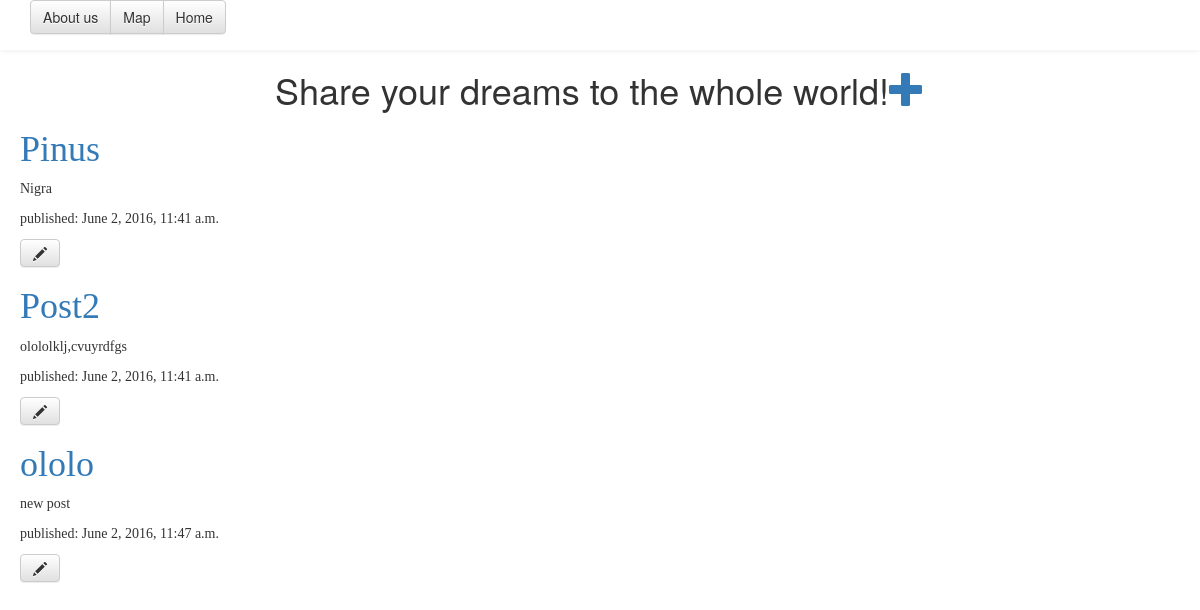
The page / on the database its author committed.
### ShareYourDreams/models.py (models this page shows, shortened)
class Post(models.Model):
    author = models.ForeignKey('auth.User')
    title = models.CharField(max_length=200)
    text = models.CharField(max_length=600)
    created_date = models.DateTimeField(default=timezone.now)
    published_date = models.DateTimeField(blank=True, null=True)

### ShareYourDreams/views.py (the view)
# urls.py: url(r'^$', views.dreams_list, name='dreams_list'),
def dreams_list(request):
    posts = Post.objects.filter(published_date__lte=timezone.now()).order_by('published_date')
    return render(request, 'ShareYourDreams/dreams_list.html', {'posts': posts})

### templates/ShareYourDreams/dreams_list.html (shortened to what this page needs)
{% load staticfiles %}
    <html>
        <head>
            <link rel="stylesheet" href="//maxcdn.bootstrapcdn.com/bootstrap/3.2.0/css/bootstrap.min.css">
            <link rel="stylesheet" href="//maxcdn.bootstrapcdn.com/bootstrap/3.2.0/css/bootstrap-theme.min.css">
            <link rel="stylesheet" href="{% static 'css/ShareYourDreams.css' %}">
        </head>
        <body id="body">
            <nav class="navbar navbar-default navbar-static-top">
                <div class="container">
                    <div class="btn-group" role="group">
                        <button type="button" class="btn btn-default">About us</button>
                        <button type="button" class="btn btn-default">Map</button>
                        <button type="button" class="btn btn-default">Home</button>
                    </div>
                </div>
            </nav>
            <div>
                <h1 id="heading">Share your dreams to the whole world!<a id="plusbutton" href="{% url 'ShareYourDreams.views.dream_new' %}" class="top-menu"><span class="glyphicon glyphicon-plus"></span></a></h1>
            </div>
            {% for post in posts %}
                <div class="dreamstext">
                    <h1><a href="{% url 'dream_detail' pk=post.pk %}">{{ post.title }}</a></h1>
                    <p>{{ post.text|linebreaks }}</p>
                    <p>published: {{ post.published_date }}</p>
                    <a class="btn btn-default" href="{% url 'dream_edit' pk=post.pk %}"><span class="glyphicon glyphicon-pencil"></span></a>
                </div>
            {% endfor %}
        </body>
    </html>

### ShareYourDreams/static/css/ShareYourDreams.css (style rules this page uses)
.dreamstext { font-family: "Comic Sans MS"; margin-left: 20px; margin-right: 20px; }
#heading { text-align: center ; }
#body { background-image: url("https://wallpaperscraft.com/image/sky_clouds_reflection_boat_86205_3840x2400.jpg"); background-repeat: round; background-attachment: fixed; }
.container { background: transparent; }
.navbar { background: transparent; border-bottom: transparent; }

### rows shown on the page
Post: title "Pinus", text "Nigra", published_date "June 2, 2016, 11:41 a.m."
Post: title "Post2", text "olololklj,cvuyrdfgs", published_date "June 2, 2016, 11:41 a.m."
Post: title "ololo", text "new post", published_date "June 2, 2016, 11:47 a.m."
